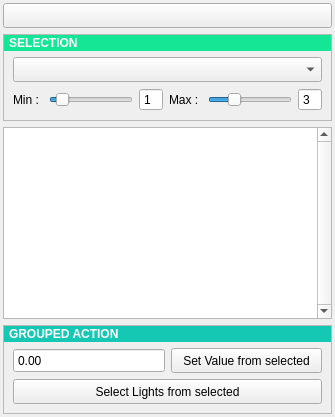
     <widget class="QWidget" name="tab_optimize">
      <attribute name="title">
       <string>Optimize</string>
      </attribute>
      <layout class="QVBoxLayout" name="verticalLayout_12">
       <property name="leftMargin">
        <number>3</number>
       </property>
       <property name="topMargin">
        <number>3</number>
       </property>
       <property name="rightMargin">
        <number>3</number>
       </property>
       <property name="bottomMargin">
        <number>3</number>
       </property>
       <item>
        <widget class="QPushButton" name="pushButton_lightOptimizer_sync">
         <property name="minimumSize">
          <size>
           <width>0</width>
           <height>25</height>
          </size>
         </property>
         <property name="maximumSize">
          <size>
           <width>16777215</width>
           <height>25</height>
          </size>
         </property>
         <property name="text">
          <string/>
         </property>
         <property name="checkable">
          <bool>true</bool>
         </property>
        </widget>
       </item>
       <item>
        <widget class="QFrame" name="frame_5">
         <property name="frameShape">
          <enum>QFrame::StyledPanel</enum>
         </property>
         <property name="frameShadow">
          <enum>QFrame::Raised</enum>
         </property>
         <layout class="QVBoxLayout" name="verticalLayout_8">
          <property name="leftMargin">
           <number>0</number>
          </property>
          <property name="topMargin">
           <number>0</number>
          </property>
          <property name="rightMargin">
           <number>0</number>
          </property>
          <property name="bottomMargin">
           <number>9</number>
          </property>
          <item>
           <widget class="QLabel" name="label_selection">
            <property name="sizePolicy">
             <sizepolicy hsizetype="Preferred" vsizetype="Fixed">
              <horstretch>0</horstretch>
              <verstretch>0</verstretch>
             </sizepolicy>
            </property>
            <property name="minimumSize">
             <size>
              <width>0</width>
              <height>16</height>
             </size>
            </property>
            <property name="font">
             <font>
              <weight>75</weight>
              <bold>true</bold>
             </font>
            </property>
            <property name="styleSheet">
             <string notr="true">background:rgb(20,230,150);</string>
            </property>
            <property name="text">
             <string>&lt;html&gt;&lt;head/&gt;&lt;body&gt;&lt;p&gt;&lt;span style=&quot; color:#ffffff;&quot;&gt;SELECTION&lt;/span&gt;&lt;/p&gt;&lt;/body&gt;&lt;/html&gt;</string>
            </property>
            <property name="indent">
             <number>5</number>
            </property>
           </widget>
          </item>
          <item>
           <layout class="QVBoxLayout" name="verticalLayout_9">
            <property name="leftMargin">
             <number>9</number>
            </property>
            <property name="rightMargin">
             <number>9</number>
            </property>
            <item>
             <layout class="QHBoxLayout" name="horizontalLayout_3">
              <item>
               <widget class="QComboBox" name="comboBox_lightOptimizer_attributes">
                <property name="minimumSize">
                 <size>
                  <width>0</width>
                  <height>25</height>
                 </size>
                </property>
                <property name="iconSize">
                 <size>
                  <width>20</width>
                  <height>20</height>
                 </size>
                </property>
               </widget>
              </item>
             </layout>
            </item>
            <item>
             <widget class="QFrame" name="frame_2">
              <property name="frameShape">
               <enum>QFrame::NoFrame</enum>
              </property>
              <property name="frameShadow">
               <enum>QFrame::Plain</enum>
              </property>
              <property name="lineWidth">
               <number>0</number>
              </property>
              <layout class="QHBoxLayout" name="horizontalLayout_4">
               <property name="leftMargin">
                <number>0</number>
               </property>
               <property name="topMargin">
                <number>0</number>
               </property>
               <property name="rightMargin">
                <number>0</number>
               </property>
               <property name="bottomMargin">
                <number>0</number>
               </property>
               <item>
                <widget class="QLabel" name="label_3">
                 <property name="text">
                  <string>Min : </string>
                 </property>
                </widget>
               </item>
               <item>
                <widget class="QSlider" name="horizontalSlider_lightOptimizer_min">
                 <property name="maximum">
                  <number>11</number>
                 </property>
                 <property name="value">
                  <number>1</number>
                 </property>
                 <property name="orientation">
                  <enum>Qt::Horizontal</enum>
                 </property>
                </widget>
               </item>
               <item>
                <widget class="QSpinBox" name="spinBox_lightOptimizer_min">
                 <property name="buttonSymbols">
                  <enum>QAbstractSpinBox::NoButtons</enum>
                 </property>
                 <property name="maximum">
                  <number>11</number>
                 </property>
                 <property name="value">
                  <number>1</number>
                 </property>
                </widget>
               </item>
               <item>
                <widget class="QLabel" name="label_4">
                 <property name="text">
                  <string>Max : </string>
                 </property>
                </widget>
               </item>
               <item>
                <widget class="QSlider" name="horizontalSlider_lightOptimizer_max">
                 <property name="maximum">
                  <number>11</number>
                 </property>
                 <property name="value">
                  <number>3</number>
                 </property>
                 <property name="orientation">
                  <enum>Qt::Horizontal</enum>
                 </property>
                </widget>
               </item>
               <item>
                <widget class="QSpinBox" name="spinBox_lightOptimizer_max">
                 <property name="buttonSymbols">
                  <enum>QAbstractSpinBox::NoButtons</enum>
                 </property>
                 <property name="maximum">
                  <number>11</number>
                 </property>
                 <property name="value">
                  <number>3</number>
                 </property>
                </widget>
               </item>
              </layout>
             </widget>
            </item>
           </layout>
          </item>
         </layout>
        </widget>
       </item>
       <item>
        <layout class="QVBoxLayout" name="verticalLayout_6">
         <item>
          <widget class="QListWidget" name="listWidget_lightOptimizer">
           <property name="verticalScrollBarPolicy">
            <enum>Qt::ScrollBarAlwaysOn</enum>
           </property>
           <property name="alternatingRowColors">
            <bool>true</bool>
           </property>
           <property name="selectionMode">
            <enum>QAbstractItemView::ExtendedSelection</enum>
           </property>
           <property name="flow">
            <enum>QListView::TopToBottom</enum>
           </property>
           <property name="modelColumn">
            <number>0</number>
           </property>
          </widget>
         </item>
        </layout>
       </item>
       <item>
        <widget class="QFrame" name="frame_6">
         <property name="frameShape">
          <enum>QFrame::StyledPanel</enum>
         </property>
         <property name="frameShadow">
          <enum>QFrame::Raised</enum>
         </property>
         <layout class="QVBoxLayout" name="verticalLayout_7">
          <property name="leftMargin">
           <number>0</number>
          </property>
          <property name="topMargin">
           <number>0</number>
          </property>
          <property name="rightMargin">
           <number>0</number>
          </property>
          <item>
           <widget class="QLabel" name="label_groupedAction">
            <property name="sizePolicy">
             <sizepolicy hsizetype="Preferred" vsizetype="Fixed">
              <horstretch>0</horstretch>
              <verstretch>0</verstretch>
             </sizepolicy>
            </property>
            <property name="minimumSize">
             <size>
              <width>0</width>
              <height>16</height>
             </size>
            </property>
            <property name="font">
             <font>
              <weight>75</weight>
              <bold>true</bold>
             </font>
            </property>
            <property name="styleSheet">
             <string notr="true">background:rgb(20,200,180);</string>
            </property>
            <property name="text">
             <string>&lt;html&gt;&lt;head/&gt;&lt;body&gt;&lt;p&gt;&lt;span style=&quot; color:#ffffff;&quot;&gt;GROUPED ACTION&lt;/span&gt;&lt;/p&gt;&lt;/body&gt;&lt;/html&gt;</string>
            </property>
            <property name="margin">
             <number>0</number>
            </property>
            <property name="indent">
             <number>5</number>
            </property>
            <property name="buddy">
             <cstring></cstring>
            </property>
           </widget>
          </item>
          <item>
           <layout class="QVBoxLayout" name="verticalLayout_10">
            <property name="leftMargin">
             <number>9</number>
            </property>
            <property name="rightMargin">
             <number>9</number>
            </property>
            <item>
             <layout class="QHBoxLayout" name="horizontalLayout_6">
              <item>
               <widget class="QDoubleSpinBox" name="doubleSpinBox_lightOptimizer_value">
                <property name="minimumSize">
                 <size>
                  <width>0</width>
                  <height>25</height>
                 </size>
                </property>
                <property name="buttonSymbols">
                 <enum>QAbstractSpinBox::NoButtons</enum>
                </property>
               </widget>
              </item>
              <item>
               <widget class="QPushButton" name="pushButton_lightOptimizer_setValue">
                <property name="minimumSize">
                 <size>
                  <width>0</width>
                  <height>25</height>
                 </size>
                </property>
                <property name="text">
                 <string>Set Value from selected</string>
                </property>
               </widget>
              </item>
             </layout>
            </item>
            <item>
             <layout class="QHBoxLayout" name="horizontalLayout_8">
              <item>
               <widget class="QPushButton" name="pushButton_lightOptimizer_selectLights">
                <property name="minimumSize">
                 <size>
                  <width>0</width>
                  <height>25</height>
                 </size>
                </property>
                <property name="text">
                 <string>Select Lights from selected</string>
                </property>
               </widget>
              </item>
             </layout>
            </item>
           </layout>
          </item>
         </layout>
        </widget>
       </item>
      </layout>
     </widget>
